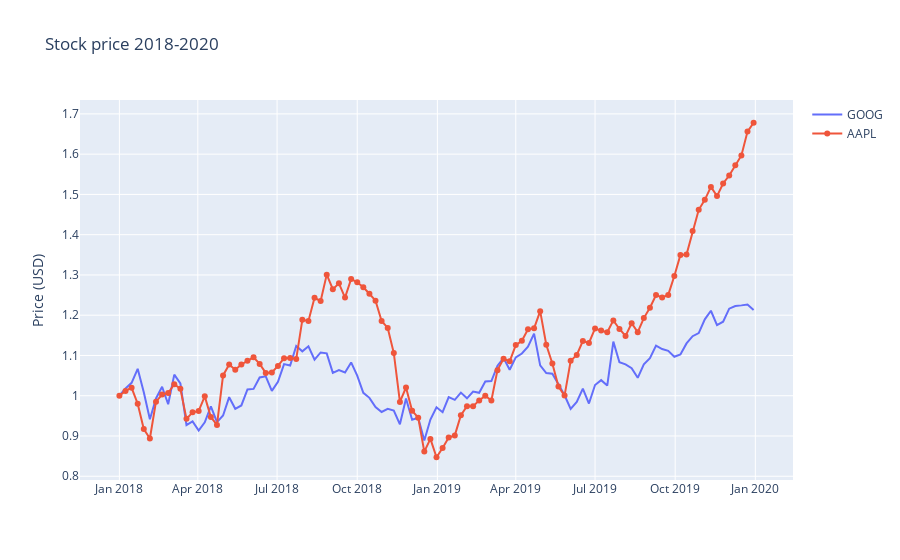

Source (notebook cell):
### Markdown cell above
### 1. A simple example

### Code cell
# Get sample data
import plotly
df = plotly.data.stocks()

# Visualize with plotly
import plotly.graph_objects as go

# Traces and Data
trace1 = go.Scatter(x=df['date'], y=df['GOOG'], mode='lines', name='GOOG')
trace2 = go.Scatter(x=df['date'], y=df['AAPL'], mode='lines+markers', name='AAPL')
data = [trace1, trace2]

# Layout
layout = go.Layout(title='Stock price 2018-2020', yaxis={'title':'Price (USD)'})

# Initiate a figure
fig = go.Figure(data=data, layout=layout)
fig.show()
